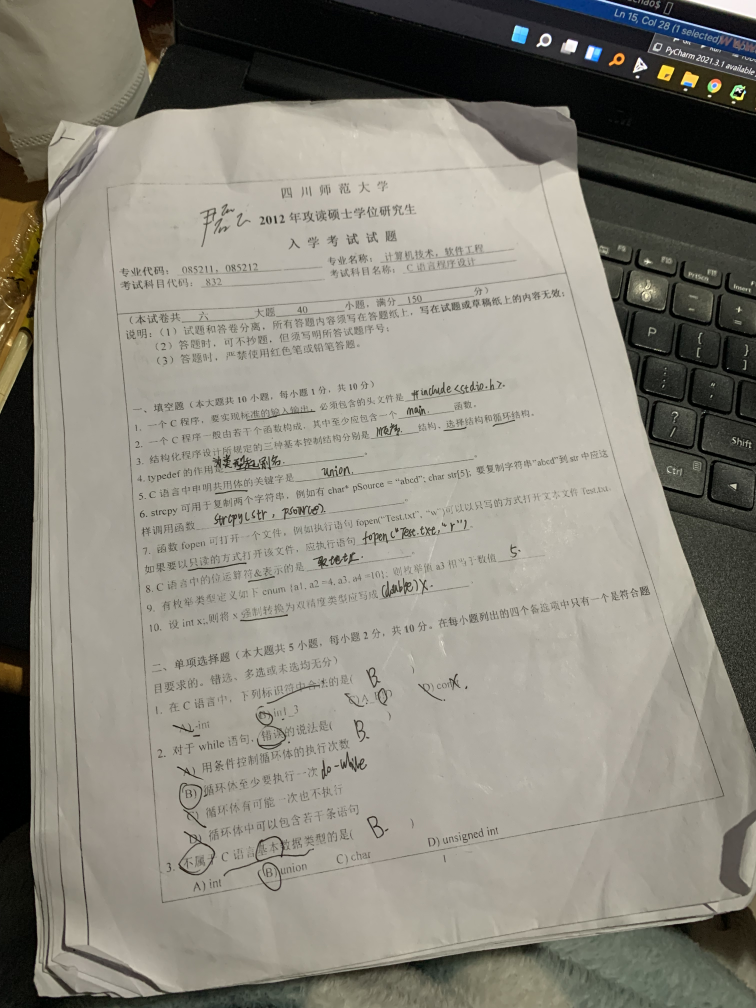
#> input picture opencv_py/data/imgs/prespective_test.jpg, 3024 x 4032 px, found by its file name (shown at 1/4 size)
$ python perspective_transformation.py
#> lines starting #> are read from the running program, lines starting #| are printed output that depends on the picture
import cv2
import numpy as np

"""
图像的透视变换：将一种坐标系变换为另一种坐标系
    OCR识别发票，手机拍的不一定方向水平，通过透视变换，将图片沿着水平变换然后再提取信息
    warpPerspective(img, M, dsize....)
    M: 变换矩阵 getPersectiveTransform(src, dst) 根据4个点确定变换的位置(图形的4个角)
    dsize: 目标图像大小
"""
img = cv2.imread(r'E:\PycharmProjects\funnyPython\opencv_py\data\imgs\prespective_test.jpg')
#> img is the input picture: shape (4032, 3024, 3); mean B, G, R 123.9, 134.2, 137.2
print(img.shape)
#| (4032, 3024, 3)

# 图片的4个顶点(角)需要自己去猜
src = np.float32([[100, 1100], [3024, 1100], [0, 4000], [2500, 3900]])
dst = np.float32([[0, 0], [3024, 0], [0, 4032], [4032, 3024]])
M = cv2.getPerspectiveTransform(src, dst)
new = cv2.warpPerspective(img, M, (4032, 3024))
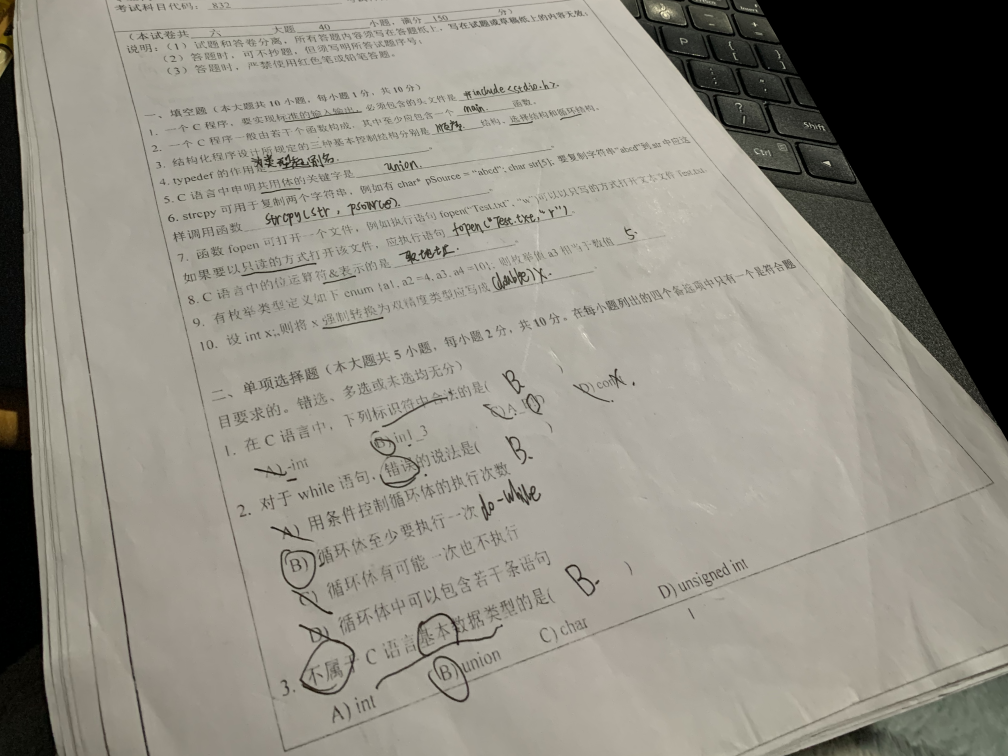
#> new: shape (3024, 4032, 3) (shown at 1/4 size); mean B, G, R 130.5, 140.4, 143.7

cv2.imshow('brother', img)
cv2.waitKey(0)

$ run again, with opencv_py/data/imgs/yinlei.jpg copied over opencv_py/data/imgs/prespective_test.jpg
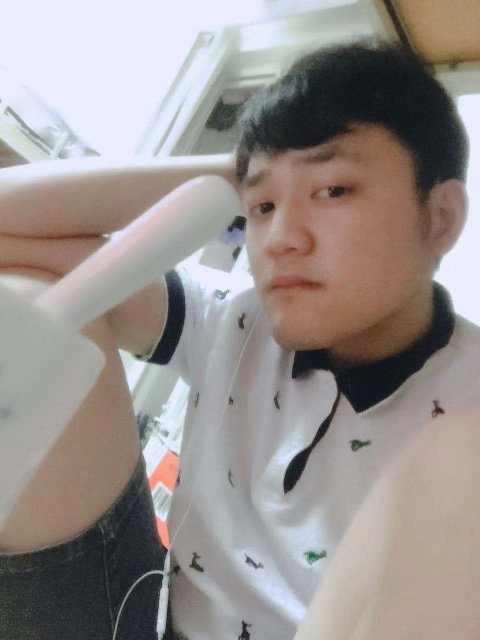
#> input picture opencv_py/data/imgs/yinlei.jpg, 960 x 1280 px, found by its file name (shown at 1/2 size)
#> img is the input picture: shape (1280, 960, 3); mean B, G, R 141.8, 144.7, 151.9
#| (1280, 960, 3)
#> `new = cv2.warpPerspective(img, M, (4032, 3024))`:
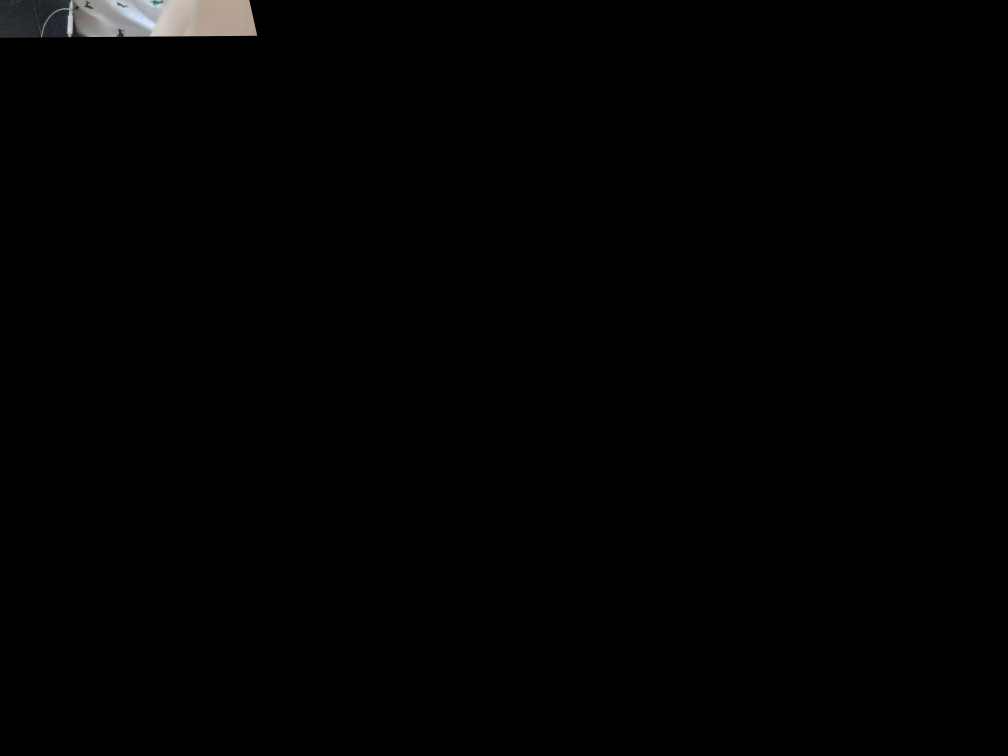
#> new: shape (3024, 4032, 3) (shown at 1/4 size); mean B, G, R 1.6, 1.6, 1.6
